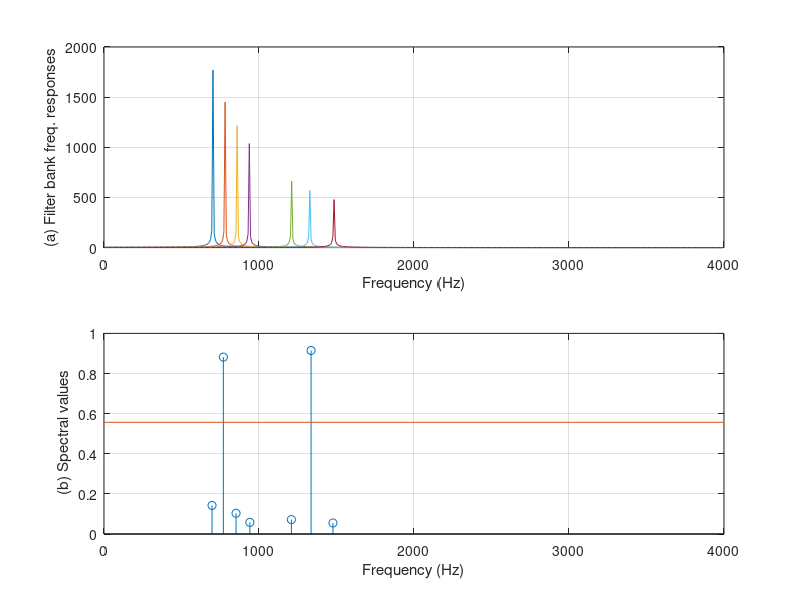

Write MATLAB code to recreate this figure.
%MATLAB Program 8.20 for DTMF tone detection in Section 8.11.3
close all;clear all;
% DTMF tone generator
N=205;
fs=8000; t=[0:1:N-1]/fs;                            % ampling rate and time vector
x=zeros(1,length(t));x(1)=1;                     % generate imupse function
%generation of tones
y697=filter([0 sin(2*pi*697/fs)],[1 -2*cos(2*pi*697/fs) 1],x); 
y770=filter([0 sin(2*pi*770/fs)],[1 -2*cos(2*pi*770/fs) 1],x); 
y852=filter([0 sin(2*pi*852/fs)],[1 -2*cos(2*pi*852/fs) 1],x);   
y941=filter([0 sin(2*pi*941/fs)],[1 -2*cos(2*pi*941/fs) 1],x); 
y1209=filter([0 sin(2*pi*1209/fs) ],[1 -2*cos(2*pi*1209/fs) 1],x); 
y1336=filter([0 sin(2*pi*1336/fs)],[1 -2*cos(2*pi*1336/fs) 1],x); 
y1477=filter([0 sin(2*pi*1477/fs)],[1 -2*cos(2*pi*1477/fs) 1],x); 
key=input('input of the following keys: 1,2,3,4,5,6,7,8,9,*,0,# =>','s');
yDTMF=[];
if key=='1' yDTMF=y697+y1209; end
if key=='2' yDTMF=y697+y1336; end
if key=='3' yDTMF=y697+y1477; end
if key=='4' yDTMF=y770+y1209; end
if key=='5' yDTMF=y770+y1336; end
if key=='6' yDTMF=y770+y1477; end
if key=='7' yDTMF=y852+y1209; end
if key=='8' yDTMF=y852+y1336; end
if key=='9' yDTMF=y852+y1477; end
if key=='*' yDTMF=y941+y1209; end
if key=='0' yDTMF=y941+y1336; end
if key=='#' yDTMF=y941+y1477; end
if size(yDTMF)==0 disp('Invalid input key'); return; end
yDTMF=[yDTMF 0];                % DTMF signal appened with a zero
% DTMF detector (use Goertzel algorithm)
a697=[1 -2*cos(2*pi*18/N) 1];
a770=[1 -2*cos(2*pi*20/N) 1];
a852=[1 -2*cos(2*pi*22/N) 1];
a941=[1 -2*cos(2*pi*24/N) 1];
a1209=[1 -2*cos(2*pi*31/N) 1];
a1336=[1 -2*cos(2*pi*34/N) 1];
a1477=[1 -2*cos(2*pi*38/N) 1];
% filter bank frequency responses
[w1, f]=freqz(1,a697,512,fs);
[w2, f]=freqz(1,a770,512,fs);
[w3, f]=freqz(1,a852,512,fs);
[w4, f]=freqz(1,a941,512,fs);
[w5, f]=freqz(1,a1209,512,fs);
[w6, f]=freqz(1,a1336,512,fs);
[w7, f]=freqz(1,a1477,512,fs);
subplot(2,1,1);plot(f,abs(w1),f,abs(w2),f,abs(w3), ...
 f,abs(w4),f,abs(w5),f,abs(w6),f,abs(w7));grid
xlabel('Frequency (Hz)'); ylabel('(a) Filter bank freq. responses');

% filter bank bandpass filtering 
y697=filter(1,a697,yDTMF);
y770=filter(1,a770,yDTMF);
y852=filter(1,a852,yDTMF);
y941=filter(1,a941,yDTMF);
y1209=filter(1,a1209,yDTMF);
y1336=filter(1,a1336,yDTMF);
y1477=filter(1,a1477,yDTMF);
% determine the absolute magnitude of DFT coefficents
m(1)=sqrt(y697(206)^2+y697(205)^2- ...
     2*cos(2*pi*18/205)*y697(206)*y697(205));
m(2)=sqrt(y770(206)^2+y770(205)^2- ...
     2*cos(2*pi*20/205)*y770(206)*y770(205));
m(3)=sqrt(y852(206)^2+y852(205)^2- ...
     2*cos(2*pi*22/205)*y852(206)*y852(205));
m(4)=sqrt(y941(206)^2+y941(205)^2- ...
     2*cos(2*pi*24/205)*y941(206)*y941(205));
m(5)=sqrt(y1209(206)^2+y1209(205)^2- ...
     2*cos(2*pi*31/205)*y1209(206)*y1209(205));
m(6)=sqrt(y1336(206)^2+y1336(205)^2- ...
     2*cos(2*pi*34/205)*y1336(206)*y1336(205));
m(7)=sqrt(y1477(206)^2+y1477(205)^2- ...
     2*cos(2*pi*38/205)*y1477(206)*y1477(205));
% convert the magnitude of DFT coefficients to the single-side spectrum
m=2*m/205;   
% determine the threshold 
th=sum(m)/4;  
% plot DTMF spectrum with the threshold
f=[ 697 770 852 941 1209 1336 1477];
f1=[0  fs/2];
th=[ th th];
subplot(2,1,2);stem(f,m);grid;hold; plot(f1,th);
xlabel('Frequency (Hz)'); ylabel(' (b) Spectral values');
m=round(m); % round to binary pattern
if m== [ 1 0 0 0 1 0 0]  disp('Detected Key 1'); end
if m== [ 1 0 0 0 0 1 0]  disp('Detected Key 2'); end
if m== [ 1 0 0 0 0 0 1]  disp('Detected Key 3'); end
if m== [ 0 1 0 0 1 0 0]  disp('Detected Key 4'); end
if m== [ 0 1 0 0 0 1 0]  disp('Detected Key 5'); end
if m== [ 0 1 0 0 0 0 1]  disp('Detected Key 6'); end
if m== [ 0 0 1 0 1 0 0]  disp('Detected Key 7'); end
if m== [ 0 0 1 0 0 1 0]  disp('Detected Key 8'); end
if m== [ 0 0 1 0 0 0 1]  disp('Detected Key 9'); end
if m== [ 0 0 0 1 1 0 0]  disp('Detected Key *'); end
if m== [ 0 0 0 1 0 1 0]  disp('Detected Key 0'); end
if m== [ 0 0 0 1 0 0 1]  disp('Detected Key #'); end